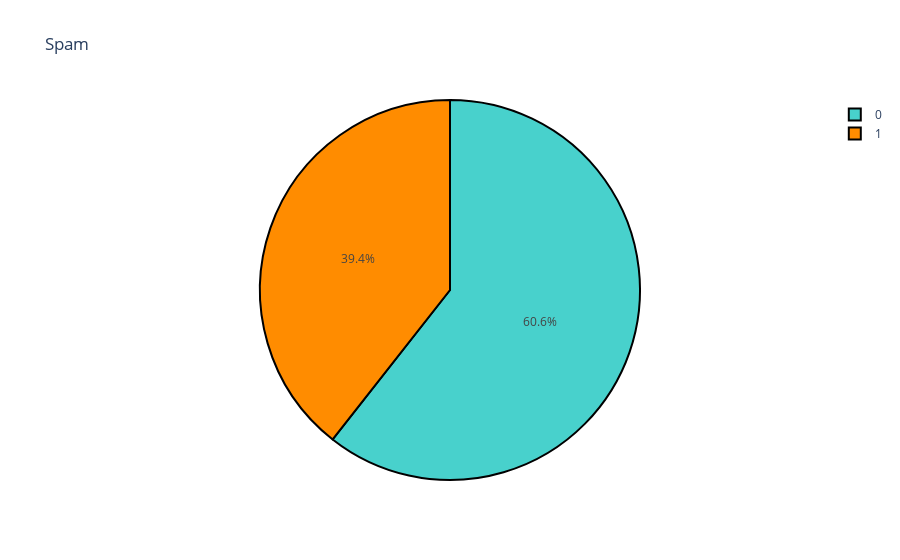

Notebook code cell kept with this figure:
### Markdown cell above
### 3.1) Visualização das classes do DB

### Code cell
dist = spam['class'].value_counts()
colors = ['mediumturquoise', 'darkorange']
trace = go.Pie(values=(np.array(dist)),labels=dist.index)
layout = go.Layout(title='Spam')
data = [trace]
fig = go.Figure(trace,layout)
fig.update_traces(marker=dict(colors=colors, line=dict(color='#000000', width=2)))
fig.show()

### Figure 1 — Plotly figure (JSON) as saved in the notebook; plotly's stock layout.template omitted (floating-point values rounded to 4 significant figures)
{"data": [{"labels": [0, 1], "marker": {"colors": ["mediumturquoise", "darkorange"], "line": {"color": "#000000", "width": 2}}, "type": "pie", "values": [2788, 1813]}], "layout": {"title": {"text": "Spam"}}}
